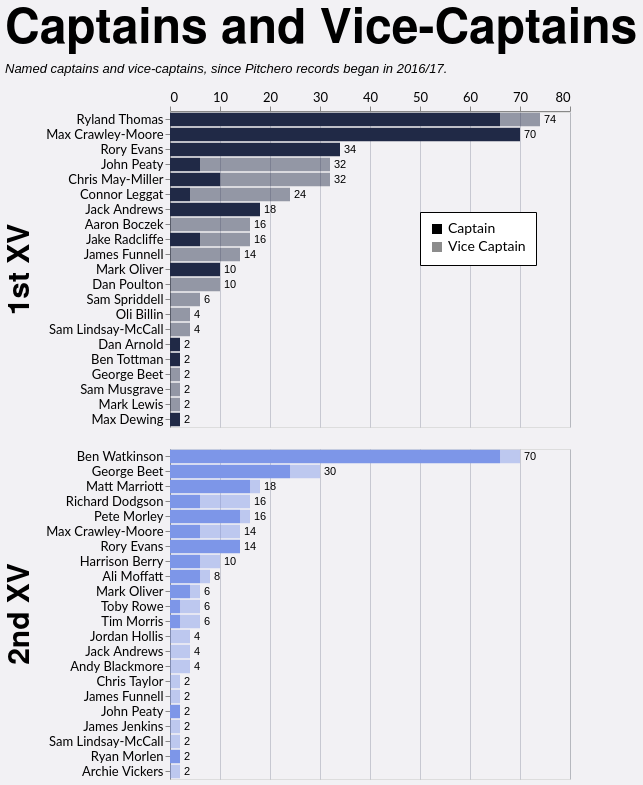

Write a Vega-Lite specification for this figure.
### Vega-Lite specification from a JSON file in a GitHub repository (floating-point values rounded to 4 significant figures; data arrays with more than 128 entries replaced by an {"elided": "..."} marker saying what was removed)
{"config": {"axis": {"labelFont": "Lato, sans-serif", "titleFont": "PT Sans Narrow, Helvetica Neue, Helvetica, Arial, sans-serif", "labelFontSize": 13, "titleFontSize": 24, "gridColor": "#202947", "gridOpacity": 0.2}, "header": {"labelFont": "PT Sans Narrow, Helvetica Neue, Helvetica, Arial, sans-serif", "titleFont": "PT Sans Narrow, Helvetica Neue, Helvetica, Arial, sans-serif", "labelFontSize": 24, "titleFontSize": 28, "labelFontWeight": "bold", "orient": "left"}, "legend": {"labelFont": "Lato, sans-serif", "titleFont": "PT Sans Narrow, Helvetica Neue, Helvetica, Arial, sans-serif", "labelFontSize": 14, "titleFontSize": 16, "titlePadding": 5, "fillColor": "white", "strokeColor": "black", "padding": 10, "titleFontWeight": "lighter", "titleFontStyle": "italic", "titleColor": "gray", "offset": 10}, "title": {"font": "PT Sans Narrow, Helvetica Neue, Helvetica, Arial, sans-serif", "fontSize": 48, "fontWeight": "bold", "anchor": "start", "align": "center", "titlePadding": 20, "subtitlePadding": 10, "subtitleFontSize": 13, "subtitleColor": "", "subtitleFontStyle": "italic", "offset": 15, "color": "black"}, "axisX": {"labelAngle": 0}, "facet": {"title": null, "header": null, "align": {"row": "each", "column": "each"}}, "resolve": {"scale": {"y": "independent", "facet": "independent"}}, "background": "#f2f1f4"}, "data": {"name": "data-1ea3ac80c5010b88e45033b354834aa1"}, "facet": {"row": {"field": "squad", "header": {"labelExpr": "datum.value + ' XV'", "labelFontSize": 30, "title": null}, "sort": ["1st", "2nd"], "title": null, "type": "nominal"}}, "spec": {"layer": [{"mark": {"type": "bar"}, "encoding": {"color": {"field": "squad", "legend": null, "scale": {"domain": ["1st", "2nd"], "range": ["#202946", "#7d96e8"]}, "sort": ["1st", "2nd"], "type": "nominal"}, "opacity": {"field": "role", "legend": {"legendX": 250, "legendY": 100, "orient": "none", "title": null}, "scale": {"domain": ["Captain", "Vice Captain"], "range": [1.0, 0.45]}, "sort": ["Captain", "Vice Captain"], "type": "nominal"}, "order": {"field": "stack_order", "sort": "ascending", "type": "quantitative"}, "tooltip": [{"field": "player", "title": "Player", "type": "nominal"}, {"field": "squad", "title": "Squad", "type": "nominal"}, {"field": "role", "title": "Role", "type": "nominal"}, {"field": "games_agg", "title": "Games", "type": "quantitative"}], "x": {"axis": {"orient": "top", "title": null}, "field": "x0", "type": "quantitative"}, "x2": {"field": "x2"}, "y": {"field": "player", "sort": {"field": "sort_total", "order": "descending"}, "title": null, "type": "nominal"}}, "transform": [{"aggregate": [{"op": "sum", "field": "games", "as": "games_agg"}, {"op": "max", "field": "sort_total", "as": "sort_total"}], "groupby": ["player", "squad", "role", "stack_order"]}, {"window": [{"op": "sum", "field": "games_agg", "as": "x2"}], "frame": [null, 0], "groupby": ["player", "squad"], "sort": [{"field": "stack_order", "order": "ascending"}]}, {"calculate": "datum.x2 - datum.games_agg", "as": "x0"}]}, {"mark": {"type": "text", "align": "left", "baseline": "middle", "color": "black", "dx": 4, "fontSize": 11}, "encoding": {"text": {"field": "total_games", "format": ".0f", "type": "quantitative"}, "x": {"axis": {"orient": "top", "title": null}, "field": "total_games", "type": "quantitative"}, "y": {"field": "player", "sort": {"field": "sort_total", "order": "descending"}, "title": null, "type": "nominal"}}, "transform": [{"aggregate": [{"op": "sum", "field": "games", "as": "total_games"}, {"op": "max", "field": "sort_total", "as": "sort_total"}], "groupby": ["player", "squad"]}]}], "height": {"step": 15}, "width": 400}, "resolve": {"scale": {"y": "independent"}}, "title": {"text": "Captains and Vice-Captains", "subtitle": "Named captains and vice-captains, since Pitchero records began in 2016/17."}, "$schema": "https://vega.github.io/schema/vega-lite/v5.20.1.json", "datasets": {"data-1ea3ac80c5010b88e45033b354834aa1": {"elided": "199 records"}}}
